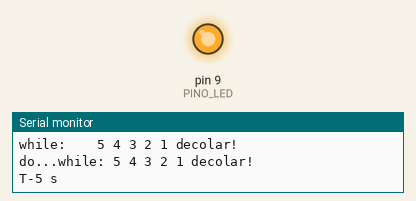
This sketch was run on a simulated Arduino Uno, built with avr-gcc and run on an emulated ATmega328P. Parts: output pins drawn as LEDs (lit = HIGH), the last lines printed to the serial monitor.

Above: at 0.3 s.
At 6.3 s:
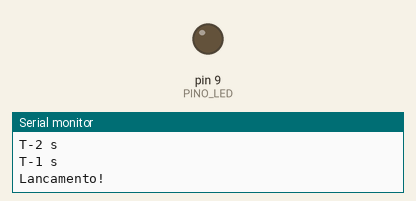
Timing chart, 0 to 10.5 s (numbered marks = the images above):
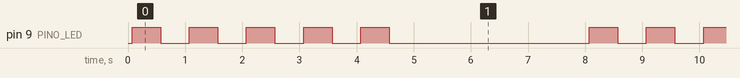

Measured:
- by itself, pin 9 (PINO_LED): repeats every 8.0 s: 4 × (LOW 0.50 s, HIGH 0.50 s), LOW 3.5 s, HIGH 0.50 s
- by itself, everything shown: repeats every 8.0 s, in 10 steps

The sketch:

exercicio_4.ino
```cpp
/*
  exercicio_4.ino - Contagem regressiva com for, while e do...while

  Objetivo: resolver a mesma tarefa com os três laços, comparando
  quando cada um é mais adequado:
    for       -> número de repetições conhecido (5 até 1)
    while     -> repete enquanto a condição for verdadeira
    do...while-> executa ao menos uma vez, testando no fim

  Hardware opcional: LED no pino 9, que pisca durante a contagem.
*/

#define PINO_LED 9
#define INICIO 5

void setup() {
  Serial.begin(9600);
  pinMode(PINO_LED, OUTPUT);
  Serial.println("Exercicio 4: contagem regressiva");

  // 1) for com decremento.
  Serial.print("for:      ");
  for (int i = INICIO; i >= 1; i--) {
    Serial.print(i);
    Serial.print(" ");
  }
  Serial.println("decolar!");

  // 2) while com variável de controle declarada antes.
  Serial.print("while:    ");
  int contador = INICIO;
  while (contador >= 1) {
    Serial.print(contador);
    Serial.print(" ");
    contador--;
  }
  Serial.println("decolar!");

  // 3) do...while: o corpo roda antes do primeiro teste.
  Serial.print("do...while: ");
  int outro = INICIO;
  do {
    Serial.print(outro);
    Serial.print(" ");
    outro--;
  } while (outro >= 1);
  Serial.println("decolar!");
}

void loop() {
  // Repete a contagem física: um piscar por segundo, um por número.
  for (int i = INICIO; i >= 1; i--) {
    Serial.print("T-");
    Serial.print(i);
    Serial.println(" s");

    digitalWrite(PINO_LED, HIGH);
    delay(500);
    digitalWrite(PINO_LED, LOW);
    delay(500);
  }

  Serial.println("Lancamento!");
  delay(3000);
}
```
